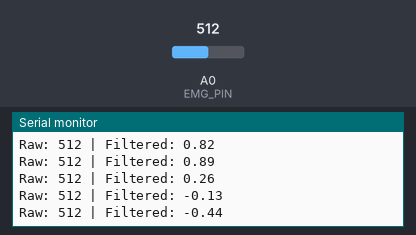
The sketch below on a simulated Arduino Uno, built with avr-gcc and run on an emulated ATmega328P. Parts: the last lines printed to the serial monitor. Inputs (shaded band) come from the test bench; at power-on: A0 (EMG_PIN) = 512. WiFi joins after 1.5 s; servers stay silent unless stated.

Above: at 3.0 s.
3.1 s: A0 (EMG_PIN) set to 122
At 3.9 s:
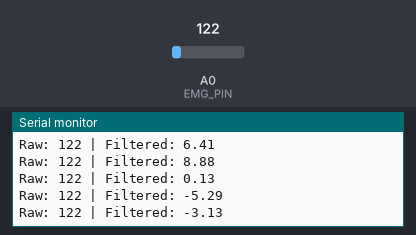
6.1 s: A0 (EMG_PIN) set to 0
At 6.8 s:
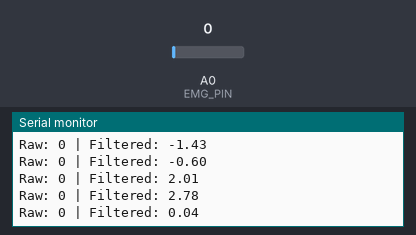
9.1 s: A0 (EMG_PIN) set to 511
At 9.9 s:
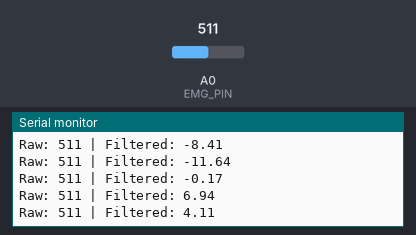
12.1 s: A0 (EMG_PIN) set to 306
At 12.7 s:
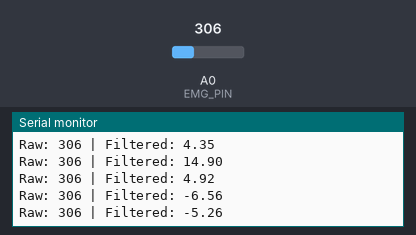
15.1 s: A0 (EMG_PIN) set to 716
At 15.7 s:
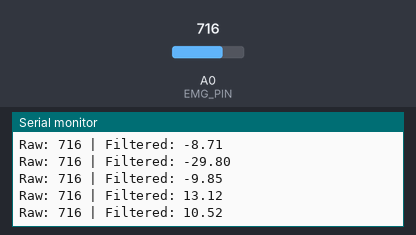
21.1 s: A0 (EMG_PIN) set to 900
At 21.7 s:
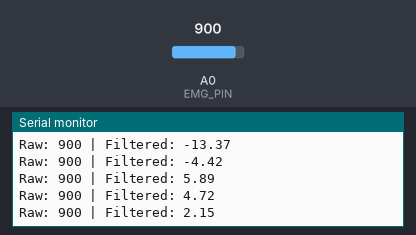
Timing chart, 0 to 24.1 s (numbered marks = the images above; inputs shaded):
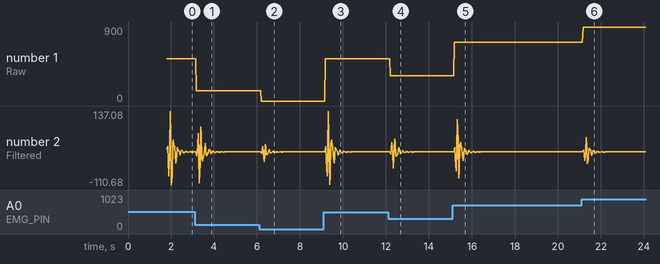

Measured:
- after the input at 3.1 s, the serial monitor: prints a new line after 0.08 s (image 1)
- after the input at 6.1 s, the serial monitor: prints a new line after 0.10 s (image 2)
- after the input at 9.1 s, the serial monitor: prints a new line after 0.07 s (image 3)
- after the input at 12.1 s, the serial monitor: prints a new line after 0.09 s (image 4)
- after the input at 15.1 s, the serial monitor: prints a new line after 0.08 s (image 5)
- after the input at 21.1 s, the serial monitor: prints a new line after 0.07 s (image 6)
- plotted number 1: 512 → 122 after the input at 3.1 s, 0 → 511 after the input at 9.1 s, 511 → 306 after the input at 12.1 s, 306 → 716 after the input at 15.1 s, 716 → 900 after the input at 21.1 s

The sketch:

EXG_BLUETOOTH2.ino
```cpp
#include <BlynkSimpleSerialBLE.h>

#define BLYNK_PRINT Serial
#define EMG_PIN A0

// Auth Token dari proyek Blynk Anda (dapatkan dari email atau aplikasi Blynk)
char auth[] = "YourAuthToken";

// Timer untuk mengirim data
BlynkTimer timer;

// Sampling rate
#define SAMPLE_RATE 500

// Fungsi untuk filter EMG
float EMGFilter(float input) {
  float output = input;

  // Filter biquad section 1
  static float z1_1, z2_1;
  float x1 = output - 0.05159732 * z1_1 - 0.36347401 * z2_1;
  output = 0.01856301 * x1 + 0.03712602 * z1_1 + 0.01856301 * z2_1;
  z2_1 = z1_1;
  z1_1 = x1;

  // Filter biquad section 2
  static float z1_2, z2_2;
  float x2 = output - (-0.53945795) * z1_2 - 0.39764934 * z2_2;
  output = 1.00000000 * x2 + (-2.00000000) * z1_2 + 1.00000000 * z2_2;
  z2_2 = z1_2;
  z1_2 = x2;

  // Filter biquad section 3
  static float z1_3, z2_3;
  float x3 = output - 0.47319594 * z1_3 - 0.70744137 * z2_3;
  output = 1.00000000 * x3 + 2.00000000 * z1_3 + 1.00000000 * z2_3;
  z2_3 = z1_3;
  z1_3 = x3;

  // Filter biquad section 4
  static float z1_4, z2_4;
  float x4 = output - (-1.00211112) * z1_4 - 0.74520226 * z2_4;
  output = 1.00000000 * x4 + (-2.00000000) * z1_4 + 1.00000000 * z2_4;
  z2_4 = z1_4;
  z1_4 = x4;

  return output;
}

// Fungsi untuk membaca dan mengirim data EMG
void sendEMGData() {
  static unsigned long past = 0;
  unsigned long present = micros();
  unsigned long interval = present - past;

  // Jika waktu interval sesuai dengan sampling rate
  if (interval >= (1000000 / SAMPLE_RATE)) {
    past = present;

    // Membaca nilai dari BioAmp EXG Pill
    int rawValue = analogRead(EMG_PIN);

    // Filter sinyal EMG
    float filteredValue = EMGFilter(rawValue);

    // Kirim data ke Blynk melalui pin virtual V1
    Blynk.virtualWrite(V1, filteredValue);

    // Debugging (opsional)
    Serial.print("Raw: ");
    Serial.print(rawValue);
    Serial.print(" | Filtered: ");
    Serial.println(filteredValue);
  }
}

void setup() {
  // Inisialisasi Serial Monitor
  Serial.begin(9600);

  // Menunggu koneksi Bluetooth
  Serial.println("Waiting for Bluetooth connection...");
  Blynk.begin(Serial, auth);

  // Set timer untuk mengirim data
  timer.setInterval(10L, sendEMGData);
}

void loop() {
  // Menjalankan koneksi Blynk
  Blynk.run();

  // Menjalankan timer untuk mengirim data
  timer.run();
}
```
